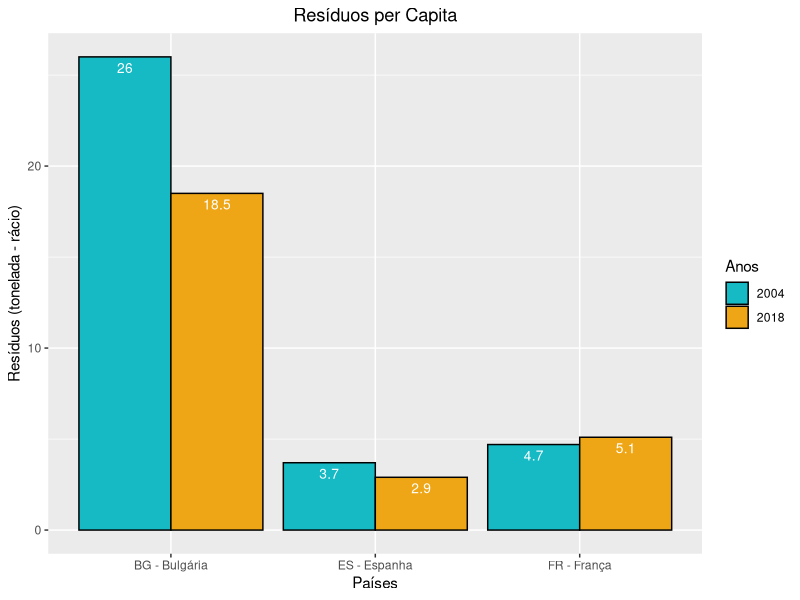

R code for this plot:
library(ggplot2)

df <- data.frame(Anos=rep(c("2004", "2018"), each=3),
                 Países = rep(c("BG - Bulgária", "ES - Espanha", "FR - França"), 2), 
                 Resíduos = c(26.0, 3.7, 4.7, 18.5, 2.9, 5.1))

ggplot(data = df, aes(x=Países, y=Resíduos, fill=Anos)) +
  geom_bar(stat="identity", position=position_dodge(), color="black") + 
  geom_text(aes(label=Resíduos), vjust=1.6, color="white", position=position_dodge(0.9), size=3.5) +
  ggtitle("Resíduos per Capita") +
  ylab("Resíduos (tonelada - rácio)") +
  theme(plot.title = element_text(hjust = 0.5)) +
  scale_fill_manual(values=c("#15BAC4", "#EEA616")) 
